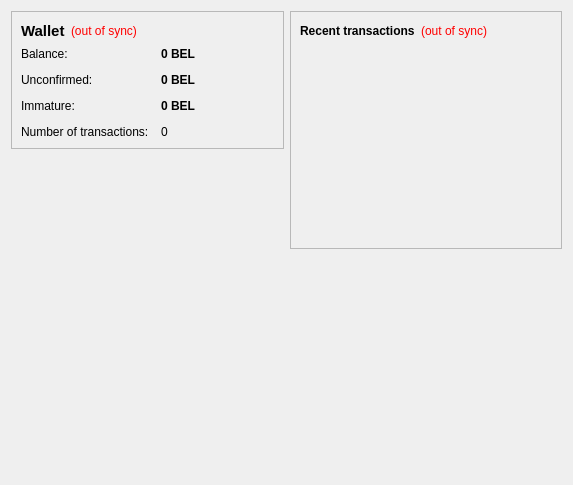
<?xml version="1.0" encoding="UTF-8"?>
<ui version="4.0">
 <class>OverviewPage</class>
 <widget class="QWidget" name="OverviewPage">
  <property name="geometry">
   <rect>
    <x>0</x>
    <y>0</y>
    <width>573</width>
    <height>485</height>
   </rect>
  </property>
  <property name="windowTitle">
   <string>Form</string>
  </property>
  <layout class="QHBoxLayout" name="horizontalLayout" stretch="1,1">
   <item>
    <layout class="QVBoxLayout" name="verticalLayout_2">
     <item>
      <widget class="QFrame" name="frame">
       <property name="frameShape">
        <enum>QFrame::StyledPanel</enum>
       </property>
       <property name="frameShadow">
        <enum>QFrame::Raised</enum>
       </property>
       <layout class="QVBoxLayout" name="verticalLayout_4">
        <item>
         <layout class="QHBoxLayout" name="horizontalLayout_4">
          <item>
           <widget class="QLabel" name="label_5">
            <property name="font">
             <font>
              <pointsize>11</pointsize>
              <weight>75</weight>
              <bold>true</bold>
             </font>
            </property>
            <property name="text">
             <string>Wallet</string>
            </property>
           </widget>
          </item>
          <item>
           <widget class="QLabel" name="labelWalletStatus">
            <property name="toolTip">
             <string>The displayed information may be out of date. Your wallet automatically synchronizes with the iCoin network after a connection is established, but this process has not completed yet.</string>
            </property>
            <property name="styleSheet">
             <string notr="true">QLabel { color: red; }</string>
            </property>
            <property name="text">
             <string notr="true">(out of sync)</string>
            </property>
            <property name="alignment">
             <set>Qt::AlignLeading|Qt::AlignLeft|Qt::AlignVCenter</set>
            </property>
           </widget>
          </item>
          <item>
           <spacer name="horizontalSpacer_2">
            <property name="orientation">
             <enum>Qt::Horizontal</enum>
            </property>
            <property name="sizeHint" stdset="0">
             <size>
              <width>40</width>
              <height>20</height>
             </size>
            </property>
           </spacer>
          </item>
         </layout>
        </item>
        <item>
         <layout class="QFormLayout" name="formLayout_2">
          <property name="fieldGrowthPolicy">
           <enum>QFormLayout::AllNonFixedFieldsGrow</enum>
          </property>
          <property name="horizontalSpacing">
           <number>12</number>
          </property>
          <property name="verticalSpacing">
           <number>12</number>
          </property>
          <item row="0" column="0">
           <widget class="QLabel" name="label">
            <property name="text">
             <string>Balance:</string>
            </property>
           </widget>
          </item>
          <item row="0" column="1">
           <widget class="QLabel" name="labelBalance">
            <property name="font">
             <font>
              <weight>75</weight>
              <bold>true</bold>
             </font>
            </property>
            <property name="cursor">
             <cursorShape>IBeamCursor</cursorShape>
            </property>
            <property name="toolTip">
             <string>Your current balance</string>
            </property>
            <property name="text">
             <string notr="true">0 BEL</string>
            </property>
            <property name="textInteractionFlags">
             <set>Qt::LinksAccessibleByMouse|Qt::TextSelectableByKeyboard|Qt::TextSelectableByMouse</set>
            </property>
           </widget>
          </item>
          <item row="1" column="0">
           <widget class="QLabel" name="label_3">
            <property name="text">
             <string>Unconfirmed:</string>
            </property>
           </widget>
          </item>
          <item row="1" column="1">
           <widget class="QLabel" name="labelUnconfirmed">
            <property name="font">
             <font>
              <weight>75</weight>
              <bold>true</bold>
             </font>
            </property>
            <property name="cursor">
             <cursorShape>IBeamCursor</cursorShape>
            </property>
            <property name="toolTip">
             <string>Total of transactions that have yet to be confirmed, and do not yet count toward the current balance</string>
            </property>
            <property name="text">
             <string notr="true">0 BEL</string>
            </property>
            <property name="textInteractionFlags">
             <set>Qt::LinksAccessibleByMouse|Qt::TextSelectableByKeyboard|Qt::TextSelectableByMouse</set>
            </property>
           </widget>
          </item>
          <item row="3" column="0">
           <widget class="QLabel" name="label_2">
            <property name="text">
             <string>Number of transactions:</string>
            </property>
           </widget>
          </item>
          <item row="3" column="1">
           <widget class="QLabel" name="labelNumTransactions">
            <property name="toolTip">
             <string>Total number of transactions in wallet</string>
            </property>
            <property name="text">
             <string notr="true">0</string>
            </property>
           </widget>
          </item>
          <item row="2" column="0">
           <widget class="QLabel" name="labelImmatureText">
            <property name="text">
             <string>Immature:</string>
            </property>
           </widget>
          </item>
          <item row="2" column="1">
           <widget class="QLabel" name="labelImmature">
            <property name="font">
             <font>
              <weight>75</weight>
              <bold>true</bold>
             </font>
            </property>
            <property name="toolTip">
             <string>Mined balance that has not yet matured</string>
            </property>
            <property name="text">
             <string notr="true">0 BEL</string>
            </property>
            <property name="textInteractionFlags">
             <set>Qt::LinksAccessibleByMouse|Qt::TextSelectableByKeyboard|Qt::TextSelectableByMouse</set>
            </property>
           </widget>
          </item>
         </layout>
        </item>
       </layout>
      </widget>
     </item>
     <item>
      <spacer name="verticalSpacer">
       <property name="orientation">
        <enum>Qt::Vertical</enum>
       </property>
       <property name="sizeHint" stdset="0">
        <size>
         <width>20</width>
         <height>40</height>
        </size>
       </property>
      </spacer>
     </item>
     <item>
      <widget class="QLabel" name="label_6">
       <property name="text">
        <string/>
       </property>
      </widget>
     </item>
    </layout>
   </item>
   <item>
    <layout class="QVBoxLayout" name="verticalLayout_3">
     <item>
      <widget class="QFrame" name="frame_2">
       <property name="frameShape">
        <enum>QFrame::StyledPanel</enum>
       </property>
       <property name="frameShadow">
        <enum>QFrame::Raised</enum>
       </property>
       <layout class="QVBoxLayout" name="verticalLayout">
        <item>
         <layout class="QHBoxLayout" name="horizontalLayout_2">
          <item>
           <widget class="QLabel" name="label_4">
            <property name="text">
             <string>&lt;b&gt;Recent transactions&lt;/b&gt;</string>
            </property>
           </widget>
          </item>
          <item>
           <widget class="QLabel" name="labelTransactionsStatus">
            <property name="toolTip">
             <string>The displayed information may be out of date. Your wallet automatically synchronizes with the iCoin network after a connection is established, but this process has not completed yet.</string>
            </property>
            <property name="styleSheet">
             <string notr="true">QLabel { color: red; }</string>
            </property>
            <property name="text">
             <string notr="true">(out of sync)</string>
            </property>
            <property name="alignment">
             <set>Qt::AlignRight|Qt::AlignTrailing|Qt::AlignVCenter</set>
            </property>
           </widget>
          </item>
          <item>
           <spacer name="horizontalSpacer">
            <property name="orientation">
             <enum>Qt::Horizontal</enum>
            </property>
            <property name="sizeHint" stdset="0">
             <size>
              <width>40</width>
              <height>20</height>
             </size>
            </property>
           </spacer>
          </item>
         </layout>
        </item>
        <item>
         <widget class="QListView" name="listTransactions">
          <property name="styleSheet">
           <string notr="true">QListView { background: transparent; }</string>
          </property>
          <property name="frameShape">
           <enum>QFrame::NoFrame</enum>
          </property>
          <property name="verticalScrollBarPolicy">
           <enum>Qt::ScrollBarAlwaysOff</enum>
          </property>
          <property name="horizontalScrollBarPolicy">
           <enum>Qt::ScrollBarAlwaysOff</enum>
          </property>
          <property name="selectionMode">
           <enum>QAbstractItemView::NoSelection</enum>
          </property>
         </widget>
        </item>
       </layout>
      </widget>
     </item>
     <item>
      <spacer name="verticalSpacer_2">
       <property name="orientation">
        <enum>Qt::Vertical</enum>
       </property>
       <property name="sizeHint" stdset="0">
        <size>
         <width>20</width>
         <height>40</height>
        </size>
       </property>
      </spacer>
     </item>
    </layout>
   </item>
  </layout>
 </widget>
 <resources/>
 <connections/>
</ui>
